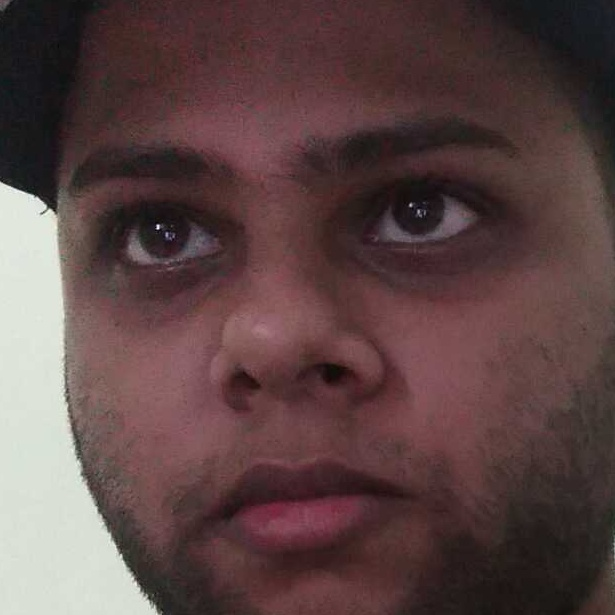
#> input picture images/Arnab_16.jpg, 615 x 615 px; its folder holds only this picture in this run
$ python convert_data.py
#> lines starting #> are read from the running program, lines starting #| are printed output that depends on the picture
# -*- coding: utf-8 -*-
"""
Created on Tue Sep 29 17:43:46 2020

@author: sambit mohapatra
"""


import os
import cv2
import numpy as np
import pickle

data_dir = os.path.join(os.getcwd(),"pickle_data")
img_dir = os.path.join(os.getcwd(),"images")

def preprocess(image):
    image = cv2.resize(image,(100,100))
    image = cv2.cvtColor(image,cv2.COLOR_BGR2GRAY)
    return image

images = []
labels = []

for i in os.listdir(img_dir):
    image = cv2.imread(os.path.join(img_dir,i))
#> image is the input picture: shape (615, 615, 3); mean B, G, R 69.2, 69.6, 92.2
    image = preprocess(image)
#> in preprocess, `image = cv2.cvtColor(image,cv2.COLOR_BGR2GRAY)`:
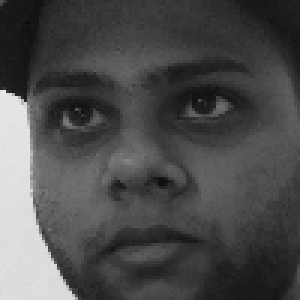
#> image: shape (100, 100) (shown 3 times larger); min 8, max 236, mean 76.2
    images.append(image)
    labels.append(i.split('_')[0])

images = np.array(images)
labels = np.array(labels)

with open(os.path.join(data_dir,"images.p"),'wb') as f:
    pickle.dump(images,f)

with open(os.path.join(data_dir,"labels.ps.p"),'wb') as f:
    pickle.dump(images,f)

$ run again, on images/Arnab_3.jpg
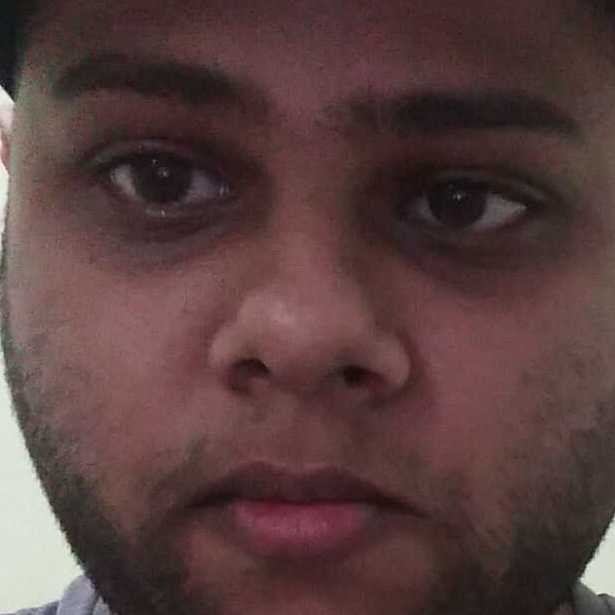
#> input picture images/Arnab_3.jpg, 615 x 615 px
#> image is the input picture: shape (615, 615, 3); mean B, G, R 62.2, 63.2, 88.1
#> in preprocess, `image = cv2.cvtColor(image,cv2.COLOR_BGR2GRAY)`:
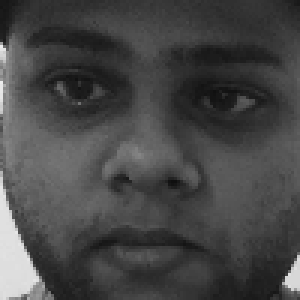
#> image: shape (100, 100) (shown 3 times larger); min 15, max 237, mean 70.4

$ run again, on images/Arnab_34.jpg
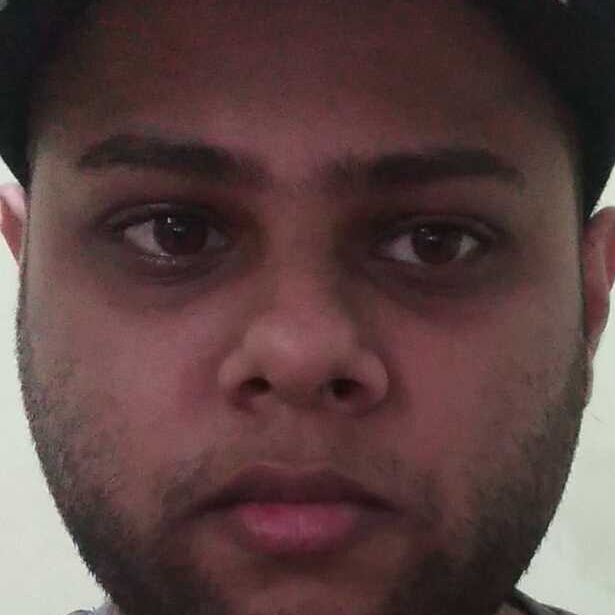
#> input picture images/Arnab_34.jpg, 615 x 615 px
#> image is the input picture: shape (615, 615, 3); mean B, G, R 65.1, 66.2, 89.6
#> in preprocess, `image = cv2.cvtColor(image,cv2.COLOR_BGR2GRAY)`:
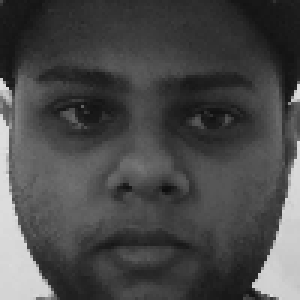
#> image: shape (100, 100) (shown 3 times larger); min 14, max 225, mean 73

$ run again, on images/Arnab_38.jpg
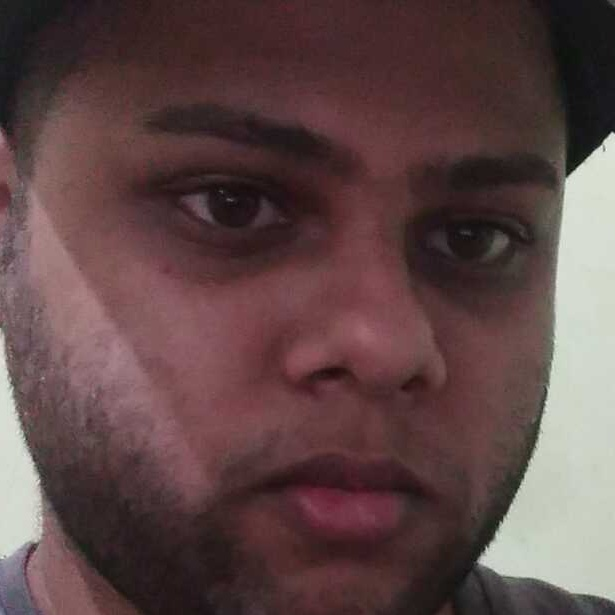
#> input picture images/Arnab_38.jpg, 615 x 615 px
#> image is the input picture: shape (615, 615, 3); mean B, G, R 71.1, 71.3, 94.6
#> in preprocess, `image = cv2.cvtColor(image,cv2.COLOR_BGR2GRAY)`:
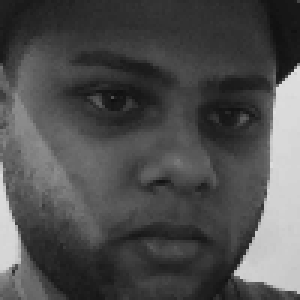
#> image: shape (100, 100) (shown 3 times larger); min 15, max 225, mean 78.2

$ run again, on images/Arnab_18.jpg
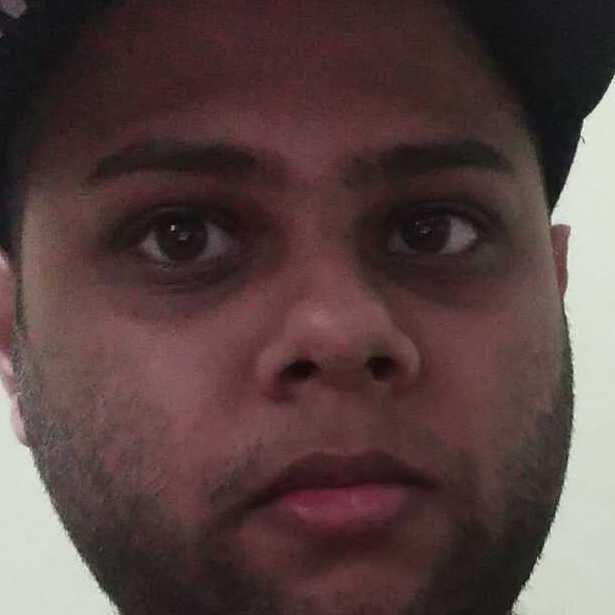
#> input picture images/Arnab_18.jpg, 615 x 615 px
#> image is the input picture: shape (615, 615, 3); mean B, G, R 65.2, 67, 86.9
#> in preprocess, `image = cv2.cvtColor(image,cv2.COLOR_BGR2GRAY)`:
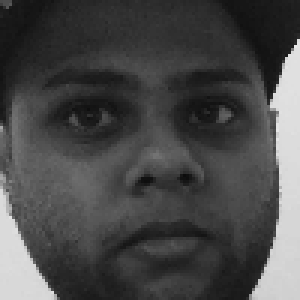
#> image: shape (100, 100) (shown 3 times larger); min 12, max 231, mean 72.6
